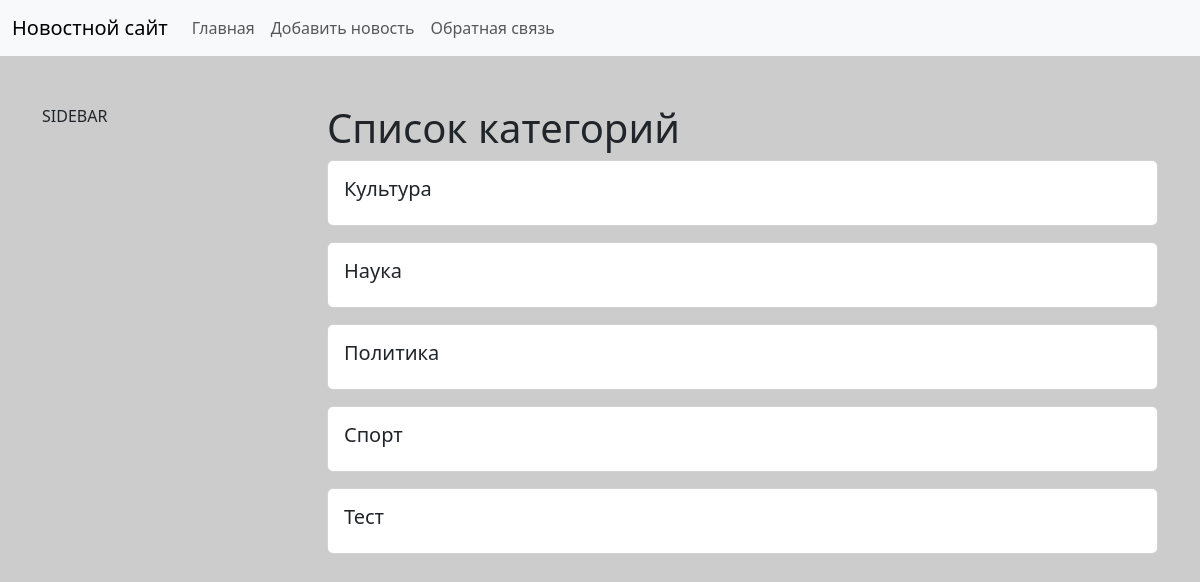
/news/categories/ (signed in), run on the app's committed database.
### news/models.py (models this page shows, shortened)
class Category(models.Model):
    title = models.CharField(max_length=150, db_index=True, verbose_name='Наименование категории')
    class Meta:
        verbose_name = 'Категория'
        verbose_name_plural = 'Категории'
        ordering = ['title']

### news/views.py (the view)
# urls.py: path('categories/', CategoryList.as_view(), name='categories'),
class CategoryList(ListView):
    model = Category
    template_name = 'catalog/categories.html'
    context_object_name = 'categories'
    def get_context_data(self, *, object_list=None, **kwargs):
        context = super().get_context_data(**kwargs)
        context['title'] = 'Список категорий'
        return context

### news/templates/catalog/categories.html (shortened to what this page needs)
{% extends 'base.html' %}
{% block content %}
<h1>{{ title }}</h1>
{% for item in categories %}
<div class="card mb-3">
    <div class="card-body">
        <h5>{{ item.title }}</h5>
    </div>
</div>
{% endfor %}
{% endblock %}

### static/style/style.css (style rules this page uses)
body { background-color: #ccc; }

### data on the page
Category: title "Культура"
Category: title "Наука"
Category: title "Политика"
Category: title "Спорт"
Category: title "Тест"

### other printed values
{{ title }} "Список категорий"
